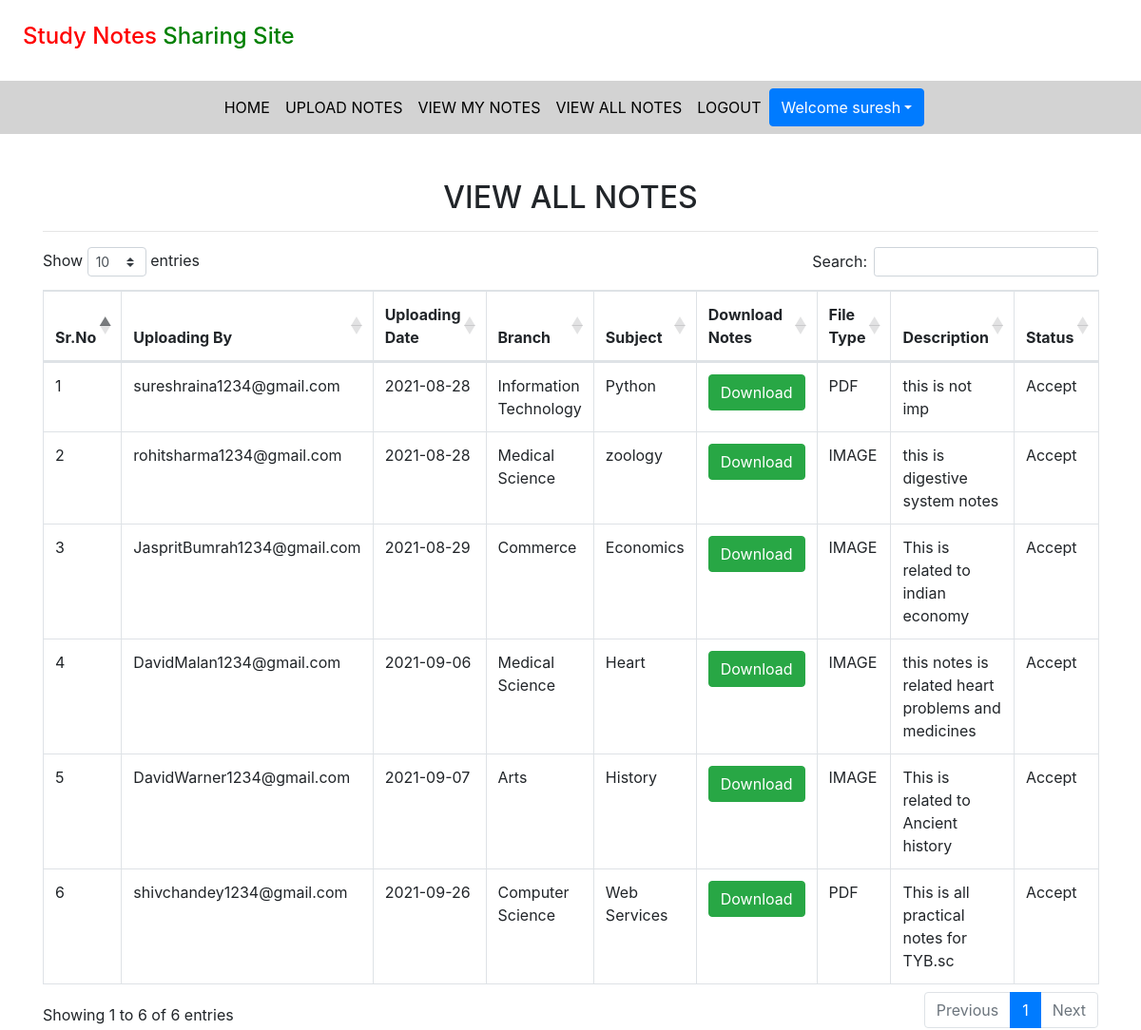
The app's page /viewallnotes (signed in) with its own data.
### notes/models.py (models this page shows, shortened)
class Notes(models.Model):
    user = models.ForeignKey(User, on_delete=models.CASCADE)
    uploadingdate = models.CharField(max_length=30)
    branch = models.CharField(max_length=30)
    subject = models.CharField(max_length=30)
    notesfile = models.FileField( null=True)
    filetype = models.CharField(max_length=10)
    description= models.CharField(max_length=200)
    status = models.CharField(max_length=15)

### notes/views.py (the view)
# urls.py: path('viewallnotes', viewallnotes, name="viewallnotes"),
def viewallnotes(request):
    if not request.user.is_authenticated:
        return redirect('login')
    notes = Notes.objects.filter(status="Accept")
    d={'notes':notes}
    return render(request,'viewallnotes.html',d)

### notes/template/viewallnotes.html (shortened to what this page needs)
{% extends 'usernavigation.html'%}
{% block body %}
{% load static %}
<link rel="stylesheet"  href="https://cdnjs.cloudflare.com/ajax/libs/twitter-bootstrap/4.5.2/css/bootstrap.min.css">
<link rel="stylesheet"  href="https://cdn.datatables.net/1.10.22/css/dataTables.bootstrap4.min.css">
<div class="container mt-5">
    <h2 class="text-center">VIEW ALL NOTES </h2>
        <hr>
        <table class="table table-bordered" id="example">
            <thead>
                <tr>
                    <th>Sr.No</th>
                    <th>Uploading By</th>
                     <th>Uploading Date</th>
                     <th>Branch</th>
                     <th>Subject</th>
                     <th>Download Notes</th>
                     <th>File Type</th>
                     <th>Description</th>
                     <th>Status</th>
                </tr>
                </thead>
            <tbody>
                {% for i in notes%}
                <tr>
                    <td>{{forloop.counter}}</td>
                    <td>{{i.user.username}}</td>
                    <td>{{i.uploadingdate}}</td>
                    <td>{{i.branch}}</td>
                    <td>{{i.subject}}</td>
                    <td><a href="{{i.notesfile.url}}" class="btn btn-success" download>Download</a></td>
                    <td>{{i.filetype}}</td>
                    <td>{{i.description}}</td>
                    <td>{{i.status}}</td>
                </tr>
                {% endfor %}
           </tbody>
        </table>
</div>
{% endblock%}

### notes/template/usernavigation.html (shortened to what this page needs)
<!DOCTYPE html>
<html lang="en">
<head>
    {% load static %}
  <link rel="stylesheet" href="https://maxcdn.bootstrapcdn.com/bootstrap/4.3.1/css/bootstrap.min.css">
  <link rel="stylesheet" href="https://use.fontawesome.com/releases/v5.6.3/css/all.css"></head>
 <link rel="stylesheet" href="{%static 'css/mystyle.css'%}">
<body>
<h4 style="padding:2%">
    <span style="color:red">Study Notes</span> <span style="color:green">Sharing Site</span>
</h4>
<nav class="navbar navbar-expand-sm justify-content-center" style="background-color: lightgrey">
<ul class="navbar-nav">
    <li class="navbar-item">
        <a class="nav-link" href="{% url 'profile'%}">HOME</a>
    </li>
    <li class="navbar-item">
        <a class="nav-link" href="{% url 'upload_notes'%}">UPLOAD NOTES</a>
    </li>
    <li class="navbar-item">
        <a class="nav-link" href="{% url 'view_mynotes'%}">VIEW MY NOTES</a>
    </li>
    <li class="navbar-item">
        <a class="nav-link" href="{% url 'viewallnotes'%}">VIEW ALL NOTES</a>
    </li>
    <li class="navbar-item">
        <a class="nav-link" href="{% url 'logout'%}">LOGOUT</a>
    </li>
    <div class="btn-group">
        <button type="button" class="btn btn-primary dropdown-toggle" data-toggle="dropdown"> Welcome {{request.user.first_name}}</button>
    </div>
</ul>
</nav>
</body>
</html>
{% block body%}
{% endblock %}

### notes/static/css/mystyle.css (style rules this page uses)
body { padding:0; margin:0; background-color:floralwhite; }
.nav-link { color:black }

### records on screen
Notes: user.username "sureshraina1234@gmail.com", uploadingdate "2021-08-28", branch "Information Technology", subject "Python", filetype "PDF", description "this is not imp", status "Accept"
Notes: user.username "rohitsharma1234@gmail.com", uploadingdate "2021-08-28", branch "Medical Science", subject "zoology", filetype "IMAGE", description "this is digestive system notes", status "Accept"
Notes: user.username "JaspritBumrah1234@gmail.com", uploadingdate "2021-08-29", branch "Commerce", subject "Economics", filetype "IMAGE", description "This is related to indian economy", status "Accept"
Notes: user.username "DavidMalan1234@gmail.com", uploadingdate "2021-09-06", branch "Medical Science", subject "Heart", filetype "IMAGE", description "this notes is related heart problems and medicines", status "Accept"
Notes: user.username "DavidWarner1234@gmail.com", uploadingdate "2021-09-07", branch "Arts", subject "History", filetype "IMAGE", description "This is related to Ancient history", status "Accept"
Notes: user.username "shivchandey1234@gmail.com", uploadingdate "2021-09-26", branch "Computer Science", subject "Web Services", filetype "PDF", description "This is all practical notes for TYB.sc", status "Accept"

### other values on screen
{{ request.user.first_name }} "suresh"
